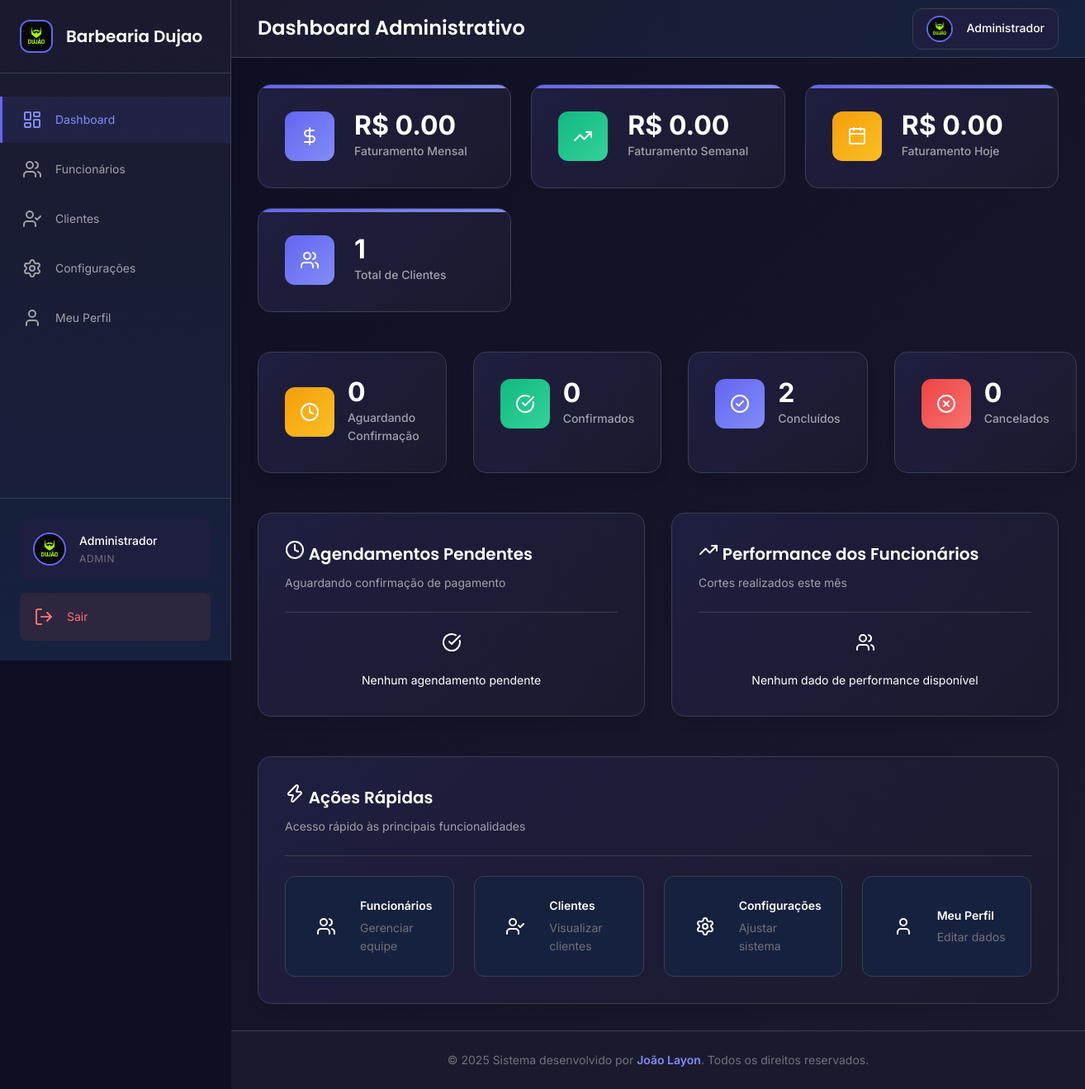
The app's page /dashboard_admin (signed in) with its own data.
### tables this page shows
CREATE TABLE configuracoes (
                id INTEGER PRIMARY KEY AUTOINCREMENT,
                nome_barbearia TEXT DEFAULT 'Barbearia Premium',
                logo_url TEXT DEFAULT '/static/uploads/logo-barbearia.jpg',
                telefone_contato TEXT,
                whatsapp_contato TEXT,
                endereco TEXT,
                horario_funcionamento TEXT DEFAULT '08:00-18:00',
                dias_funcionamento TEXT DEFAULT 'Segunda a Sábado',
                descricao TEXT DEFAULT 'A melhor barbearia da cidade',
                instagram TEXT,
                facebook TEXT
            );

### app.py (the view)
@app.route('/dashboard_admin')
def dashboard_admin():
    if 'usuario_id' not in session or session['tipo_usuario'] != 'admin':
        return redirect(url_for('login'))
    data_inicio = request.args.get('data_inicio', datetime.now().strftime('%Y-%m-01'))
    data_fim = request.args.get('data_fim', datetime.now().strftime('%Y-%m-%d'))
    estatisticas = models.obter_estatisticas_admin()
    funcionarios = models.listar_funcionarios()
    agendamentos_pendentes = models.listar_agendamentos_por_status('aguardando_confirmacao')
    clientes = models.listar_clientes_detalhado()
    return render_template('dashboard_admin.html',
                         estatisticas=estatisticas,
                         funcionarios=funcionarios,
                         agendamentos_pendentes=agendamentos_pendentes,
                         clientes=clientes,
                         data_inicio=data_inicio,
                         data_fim=data_fim)

### templates/dashboard_admin.html (shortened to what this page needs)
{% extends "base.html" %}
{% block page_title %}Dashboard Administrativo{% endblock %}
{% block content %}
<div class="stats-grid">
    <div class="stat-card">
        <div class="stat-icon primary">
            <i data-lucide="dollar-sign"></i>
        </div>
        <div class="stat-content">
            <div class="stat-value">R$ {{ "%.2f"|format(estatisticas.faturamento_mensal) }}</div>
            <div class="stat-label">Faturamento Mensal</div>
        </div>
    </div>
    <div class="stat-card">
        <div class="stat-icon success">
            <i data-lucide="trending-up"></i>
        </div>
        <div class="stat-content">
            <div class="stat-value">R$ {{ "%.2f"|format(estatisticas.faturamento_semanal) }}</div>
            <div class="stat-label">Faturamento Semanal</div>
        </div>
    </div>
    <div class="stat-card">
        <div class="stat-icon warning">
            <i data-lucide="calendar"></i>
        </div>
        <div class="stat-content">
            <div class="stat-value">R$ {{ "%.2f"|format(estatisticas.faturamento_diario) }}</div>
            <div class="stat-label">Faturamento Hoje</div>
        </div>
    </div>
    <div class="stat-card">
        <div class="stat-icon primary">
            <i data-lucide="users"></i>
        </div>
        <div class="stat-content">
            <div class="stat-value">{{ estatisticas.total_clientes }}</div>
            <div class="stat-label">Total de Clientes</div>
        </div>
    </div>
</div>
<div class="grid grid-cols-4 mb-6">
    <div class="card">
        <div class="flex items-center gap-3">
            <div class="stat-icon warning">
                <i data-lucide="clock"></i>
            </div>
            <div>
                <div class="stat-value">{{ estatisticas.aguardando }}</div>
                <div class="stat-label">Aguardando Confirmação</div>
            </div>
        </div>
    </div>
    <div class="card">
        <div class="flex items-center gap-3">
            <div class="stat-icon success">
                <i data-lucide="check-circle"></i>
            </div>
            <div>
                <div class="stat-value">{{ estatisticas.confirmados }}</div>
                <div class="stat-label">Confirmados</div>
            </div>
        </div>
    </div>
    <div class="card">
        <div class="flex items-center gap-3">
            <div class="stat-icon primary">
                <i data-lucide="check-circle-2"></i>
            </div>
            <div>
                <div class="stat-value">{{ estatisticas.concluidos }}</div>
                <div class="stat-label">Concluídos</div>
            </div>
        </div>
    </div>
    <div class="card">
        <div class="flex items-center gap-3">
            <div class="stat-icon error">
                <i data-lucide="x-circle"></i>
            </div>
            <div>
                <div class="stat-value">{{ estatisticas.cancelados }}</div>
                <div class="stat-label">Cancelados</div>
            </div>
        </div>
    </div>
</div>
<div class="grid grid-cols-2 gap-6">
    <div class="card">
        <div class="card-header">
            <h3 class="card-title">
                <i data-lucide="clock"></i>
                Agendamentos Pendentes
            </h3>
            <p class="card-subtitle">Aguardando confirmação de pagamento</p>
        </div>
        {% if agendamentos_pendentes %}
        <div class="table-container">
            <table class="table">
                <thead>
                    <tr>
                        <th>Cliente</th>
                        <th>Funcionário</th>
                        <th>Data/Hora</th>
                        <th>Valor</th>
                        <th>Ações</th>
                    </tr>
                </thead>
                <tbody>
                    {% for agendamento in agendamentos_pendentes %}
                    <tr>
                        <td>
                            <div>
                                <div class="font-medium">{{ agendamento[1] }}</div>
                                <div class="text-sm text-muted">{{ agendamento[2] }}</div>
                            </div>
                        </td>
                        <td>{{ agendamento[4] }}</td>
                        <td>{{ agendamento[6] }}</td>
                        <td>
                            <span class="badge badge-success">
                                R$ {{ "%.2f"|format(agendamento[8]) }}
                            </span>
                        </td>
                        <td>
                            <div class="flex gap-2">
                                <a href="{{ url_for('confirmar_agendamento', agendamento_id=agendamento[0]) }}"
                                   class="btn btn-success btn-sm">
                                    <i data-lucide="check"></i>
                                    Confirmar
                                </a>
                                <a href="{{ url_for('cancelar_agendamento', agendamento_id=agendamento[0]) }}"
                                   class="btn btn-danger btn-sm">
                                    <i data-lucide="x"></i>
                                    Cancelar
                                </a>
                            </div>
                        </td>
                    </tr>
                    {% endfor %}
                </tbody>
            </table>
        </div>
        {% else %}
        <div class="text-center py-8">
            <i data-lucide="check-circle" class="w-12 h-12 text-muted mx-auto mb-3"></i>
            <p class="text-muted">Nenhum agendamento pendente</p>
        </div>
        {% endif %}
    </div>
    <div class="card">
        <div class="card-header">
            <h3 class="card-title">
                <i data-lucide="trending-up"></i>
                Performance dos Funcionários
            </h3>
            <p class="card-subtitle">Cortes realizados este mês</p>
        </div>
        {% if estatisticas.cortes_por_funcionario %}
        <div class="space-y-4">
            {% for funcionario in estatisticas.cortes_por_funcionario %}
            <div class="performance-item">
                <div class="flex justify-between items-center mb-2">
                    <span class="font-medium">{{ funcionario[0] }}</span>
                    <div class="flex gap-4 text-sm">
                        <span class="text-muted">{{ funcionario[1] }} cortes</span>
                        <span class="text-success">R$ {{ "%.2f"|format(funcionario[5]) }}</span>
                    </div>
                </div>
                <div class="progress-bar">
                    <div class="progress-fill" style="width: {{ (funcionario[1] / (estatisticas.cortes_por_funcionario[0][1] if estatisticas.cortes_por_funcionario[0][1] > 0 else 1) * 100) }}%"></div>
                </div>
                <div class="flex justify-between text-xs text-muted mt-1">
                    <span>Faturamento: R$ {{ "%.2f"|format(funcionario[2]) }}</span>
                    <span>
                        {% if funcionario[4] == 'porcentagem' %}
                            {{ funcionario[3] }}% por corte
                        {% else %}
                            R$ {{ "%.2f"|format(funcionario[3]) }} fixo
                        {% endif %}
                    </span>
                </div>
            </div>
            {% endfor %}
        </div>
        {% else %}
        <div class="text-center py-8">
            <i data-lucide="users" class="w-12 h-12 text-muted mx-auto mb-3"></i>
            <p class="text-muted">Nenhum dado de performance disponível</p>
        </div>
        {% endif %}
    </div>
</div>
<div class="card mt-6">
    <div class="card-header">
        <h3 class="card-title">
            <i data-lucide="zap"></i>
            Ações Rápidas
        </h3>
        <p class="card-subtitle">Acesso rápido às principais funcionalidades</p>
    </div>
    <div class="grid grid-cols-4 gap-4">
        <a href="{{ url_for('gerenciar_funcionarios') }}" class="quick-action">
            <div class="quick-action-icon primary">
                <i data-lucide="users"></i>
            </div>
            <div class="quick-action-content">
                <h4>Funcionários</h4>
                <p>Gerenciar equipe</p>
            </div>
        </a>
        <a href="{{ url_for('listar_clientes') }}" class="quick-action">
            <div class="quick-action-icon success">
                <i data-lucide="user-check"></i>
            </div>
            <div class="quick-action-content">
                <h4>Clientes</h4>
                <p>Visualizar clientes</p>
            </div>
        </a>
        <a href="{{ url_for('configuracoes_barbearia') }}" class="quick-action">
            <div class="quick-action-icon warning">
                <i data-lucide="settings"></i>
            </div>
            <div class="quick-action-content">
                <h4>Configurações</h4>
                <p>Ajustar sistema</p>
            </div>
        </a>
        <a href="{{ url_for('perfil') }}" class="quick-action">
            <div class="quick-action-icon info">
                <i data-lucide="user"></i>
            </div>
            <div class="quick-action-content">
                <h4>Meu Perfil</h4>
                <p>Editar dados</p>
            </div>
        </a>
    </div>
</div>
{% endblock %}

### templates/base.html (shortened to what this page needs)
<!DOCTYPE html>
<html lang="pt-BR">
<head>
    <link rel="stylesheet" href="{{ url_for('static', filename='css/style.css') }}">
</head>
<body class="{% block body_class %}{% endblock %}">
    {% if session.usuario_id %}
    <aside class="sidebar" id="sidebar">
        <div class="sidebar-header">
            <div class="logo-container">
                <img src="{{ configuracoes_barbearia.logo_url if configuracoes_barbearia else '/static/uploads/logo-barbearia.jpg' }}"
                     alt="Logo" class="logo-img">
                <h2 class="logo-text">{{ configuracoes_barbearia.nome_barbearia if configuracoes_barbearia else 'Barbearia Premium' }}</h2>
            </div>
        </div>
        <nav class="sidebar-nav">
            {% if session.tipo_usuario == 'admin' %}
                <a href="{{ url_for('dashboard_admin') }}" class="nav-item {% if request.endpoint == 'dashboard_admin' %}active{% endif %}">
                    <i data-lucide="layout-dashboard"></i>
                    <span>Dashboard</span>
                </a>
                <a href="{{ url_for('gerenciar_funcionarios') }}" class="nav-item {% if request.endpoint == 'gerenciar_funcionarios' %}active{% endif %}">
                    <i data-lucide="users"></i>
                    <span>Funcionários</span>
                </a>
                <a href="{{ url_for('listar_clientes') }}" class="nav-item {% if request.endpoint == 'listar_clientes' %}active{% endif %}">
                    <i data-lucide="user-check"></i>
                    <span>Clientes</span>
                </a>
                <a href="{{ url_for('configuracoes_barbearia') }}" class="nav-item {% if request.endpoint == 'configuracoes_barbearia' %}active{% endif %}">
                    <i data-lucide="settings"></i>
                    <span>Configurações</span>
                </a>
            {% elif session.tipo_usuario == 'funcionario' %}
                <a href="{{ url_for('dashboard_funcionario') }}" class="nav-item {% if request.endpoint == 'dashboard_funcionario' %}active{% endif %}">
                    <i data-lucide="layout-dashboard"></i>
                    <span>Minha Agenda</span>
                </a>
            {% endif %}
            <a href="{{ url_for('perfil') }}" class="nav-item {% if request.endpoint == 'perfil' %}active{% endif %}">
                <i data-lucide="user"></i>
                <span>Meu Perfil</span>
            </a>
        </nav>
        <div class="sidebar-footer">
            <div class="user-info">
                <img src="{{ session.foto_perfil or '/static/uploads/default-user.jpg' }}"
                     alt="Foto do usuário" class="user-avatar">
                <div class="user-details">
                    <span class="user-name">{{ session.nome_usuario }}</span>
                    <span class="user-role">{{ session.tipo_usuario.title() }}</span>
                </div>
            </div>
            <a href="{{ url_for('logout') }}" class="logout-btn">
                <i data-lucide="log-out"></i>
                <span>Sair</span>
            </a>
        </div>
    </aside>
    <main class="main-content">
        <header class="header">
            <div class="header-left">
                <h1 class="page-title">{% block page_title %}Dashboard{% endblock %}</h1>
            </div>
            <div class="header-right">
                <div class="user-menu">
                    <img src="{{ session.foto_perfil or '/static/uploads/default-user.jpg' }}"
                         alt="Foto do usuário" class="user-avatar-small">
                    <span class="user-name-header">{{ session.nome_usuario }}</span>
                </div>
            </div>
        </header>
        <div class="page-content">
            {% block content %}{% endblock %}
        </div>
    </main>
    {% endif %}
    <footer class="footer">
        <div class="footer-content">
            <p>&copy; 2025 Sistema desenvolvido por <strong>João Layon</strong>. Todos os direitos reservados.</p>
        </div>
    </footer>
</body>
</html>

### records on screen
configuracoes: logo_url (picture), nome_barbearia "Barbearia Dujao"

### other values on screen
{{ session.nome_usuario }} "Administrador"
{{ session.tipo_usuario.title() }} "ADMIN"
{{ "%.2f"|format(estatisticas.faturamento_mensal) }} "0.00"
{{ "%.2f"|format(estatisticas.faturamento_semanal) }} "0.00"
{{ "%.2f"|format(estatisticas.faturamento_diario) }} "0.00"
{{ estatisticas.total_clientes }} "1"
{{ estatisticas.aguardando }} "0"
{{ estatisticas.confirmados }} "0"
{{ estatisticas.concluidos }} "2"
{{ estatisticas.cancelados }} "0"
